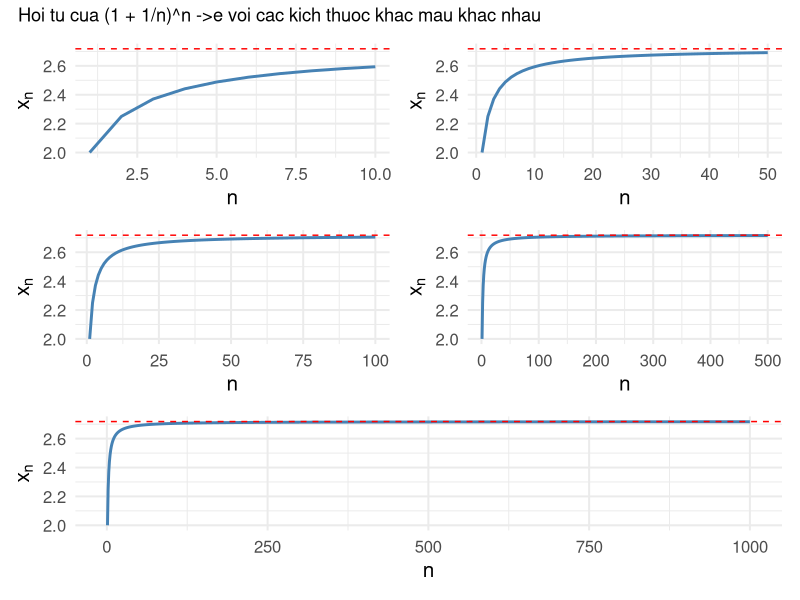

Source code (R):
library(ggplot2)
library(patchwork)

plot_sequence <- function(n_value) {
  n <- 1:n_value
  x_n <- (1 + 1/n)^n
  e <- exp(1)
  df <- data.frame(n, x_n)
  
  ggplot(df, aes(x = n, y = x_n)) +
    geom_line(color = "steelblue", size = 1) +
    geom_hline(yintercept = e, linetype = "dashed", color = "red") +
    labs (
      x = "n",
      y = expression(x[n])
    ) +
    theme_minimal(base_size = 15)
}

p1 <- plot_sequence(10)
p2 <- plot_sequence(50)
p3 <- plot_sequence(100)
p4 <- plot_sequence(500)
p5 <- plot_sequence(1000)

final_plot <- (p1 | p2) / ( p3 | p4) / p5 +
  plot_annotation(title = "Hoi tu cua (1 + 1/n)^n ->e voi cac kich thuoc khac mau khac nhau")

print(final_plot)

